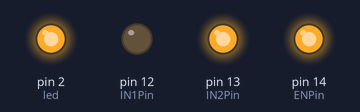
Simulated run of this sketch. Board: Arduino Uno, built with avr-gcc and run on an emulated ATmega328P. Shown: output pins drawn as LEDs (lit = HIGH). What the sketch prints to the serial monitor is not drawn.

Above: at 0.1 s.
Timing chart, 0 to 1.6 s (numbered marks = the images above):
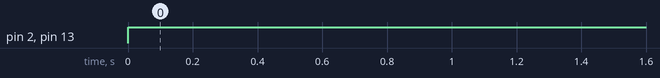

The sketch:

DC_IR.ino
```cpp
// 3번과 4번 핀은 모터 제어에 관한 핀
int led = 2;      // GPIO2 = 내장 LED (D4)
int sensor = 0;   // GPIO5 = D1

int IN1Pin = 12;
int IN2Pin = 13;

// 5번핀은 모터의 힘을 설정해주는 핀
int ENPin = 14;

void setup() {
  Serial.begin(115200);
  pinMode(led, OUTPUT);
  pinMode(sensor, INPUT);
  pinMode(IN1Pin, OUTPUT);
  pinMode(IN2Pin, OUTPUT); // 3, 4번 제어핀들은 핀모드를 출력은로 설정
  analogWrite(ENPin, 190); //5번 핀에 255의 최대 힘을 설정한다.
}

void loop() {
  int data = digitalRead(sensor);
  if (data == HIGH){
    digitalWrite(led, LOW);      // LED OFF
    Serial.println("물체가 인식되지 않습니다.");
    digitalWrite(IN1Pin, LOW);
    digitalWrite(IN2Pin, LOW);
    delay(1000);
  }
  else {
    digitalWrite(led, HIGH);     // LED ON
    Serial.println("물체가 인식되었습니다.");
    digitalWrite(IN1Pin, LOW);
    digitalWrite(IN2Pin, HIGH);
    delay(5000);
  }
}
```

Measured:
- by itself, pin 2 (led), pin 13 (IN2Pin): LOW → HIGH at 0.00 s
